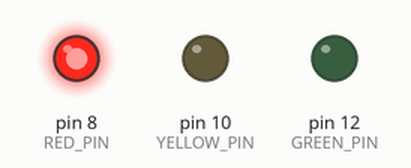
The sketch below on a simulated Arduino Uno, built with avr-gcc and run on an emulated ATmega328P. Shown: output pins drawn as LEDs (lit = HIGH).

Above: at 1.5 s.
At 3.5 s:
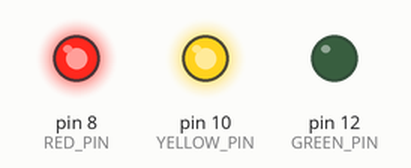
At 4.2 s:
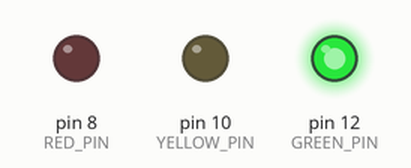
At 5.7 s:
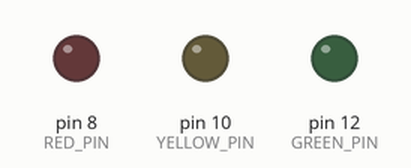
At 8.0 s:
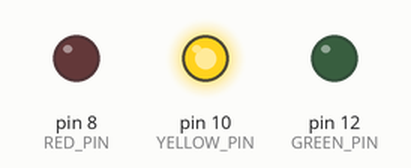
Timing chart, 0 to 11.1 s (numbered marks = the images above):
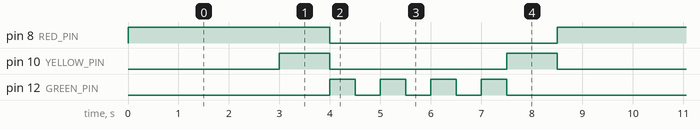

The sketch:

blink-setup.ino
```cpp
// what if we need to connect the diode (e.g. green diode) to other pin?
// let's define the function for this

// these are preprocessors
// before compiler starts,
// the programm replace RED_PIN, YELLOW and GREEN_PIN by pin numbers
// we create pin names (like any preprocessors) by ourselves

#define RED_PIN 8
#define YELLOW_PIN 10
#define GREEN_PIN 12

// create variables for diods durations

int red_on = 3000;
int red_yellow_on = 1000;
int green_on = 500;
int green_blink = 500;
int yellow_on = 1000;

void setup() {
  // ports that diodes connected to
  pinMode(RED_PIN, OUTPUT);
  pinMode(YELLOW_PIN, OUTPUT);
  pinMode(GREEN_PIN, OUTPUT);

}

void loop() {
  // turn on the voltage on RED_PIN
  digitalWrite(RED_PIN, HIGH);
  // wait while red is on
  delay(red_on);
  // turn on the voltage on YELLOW_PIN
  digitalWrite(YELLOW_PIN, HIGH);
  delay(red_yellow_on);

  // turning off RED and YELLOW pins
  digitalWrite(RED_PIN, LOW);
  digitalWrite(YELLOW_PIN, LOW);
  digitalWrite(GREEN_PIN, HIGH);
  delay(green_on);
  digitalWrite(GREEN_PIN, LOW);

  // turn on the green one 3 times
    for(int i = 0; i < 3; i = i+1)
  {
    delay(green_blink);
    digitalWrite(GREEN_PIN, HIGH);
    delay(green_blink);
    digitalWrite(GREEN_PIN, LOW);
  }
  // then YELLOW only
    digitalWrite(YELLOW_PIN, HIGH);
    delay(yellow_on);
    digitalWrite(YELLOW_PIN, LOW);
}
```

Measured:
- by itself, pin 8 (RED_PIN): alternates HIGH for 4.0 s and LOW for 4.5 s
- by itself, pin 10 (YELLOW_PIN): repeats every 8.5 s: LOW 3.5 s, HIGH 1.0 s, LOW 3.0 s, HIGH 1.0 s
- by itself, pin 12 (GREEN_PIN): repeats every 8.5 s: 3 × (LOW 0.50 s, HIGH 0.50 s), LOW 5.0 s, HIGH 0.50 s
